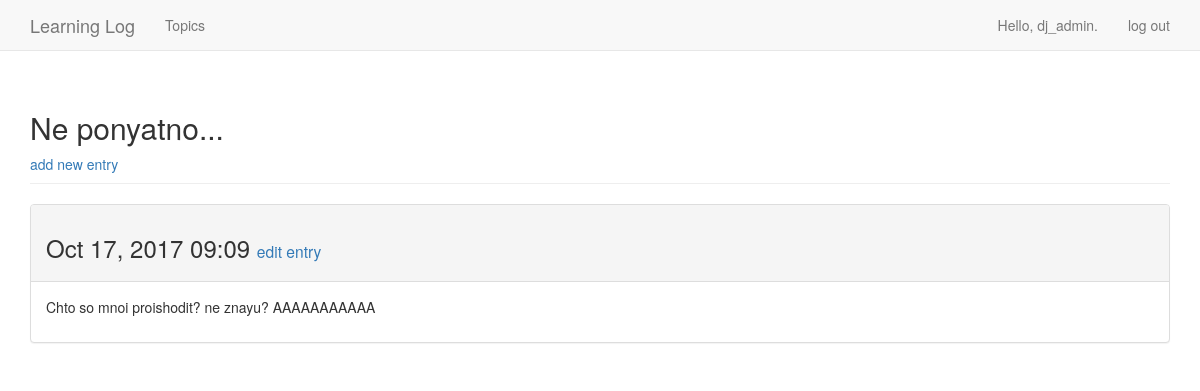
Page /topics/8/ (signed in) on the committed database.
### learning_logs/models.py (models this page shows, shortened)
class Topic(models.Model):
	text = models.CharField(max_length=200)
	date_added = models.DateTimeField(auto_now_add=True)
	owner = models.ForeignKey(User)
	def __str__(self):
		return self.text

class Entry(models.Model):
	topic = models.ForeignKey(Topic)
	text = models.TextField()
	date_added = models.DateTimeField(auto_now_add=True)
	class Meta:
		verbose_name_plural='entries'

### learning_logs/views.py (the view)
# urls.py: url(r'^topics/(?P<topic_id>\d+)/$', views.topic, name='topic'),
@login_required
def topic(request, topic_id):
	topic = Topic.objects.get(id=topic_id)
	check_topic_owner(request, topic)
	entries = topic.entry_set.order_by('-date_added')
	context = {'topic': topic, 'entries': entries}
	return render(request, 'learning_logs/topic.html', context)

### learning_logs/views.py (called while the page is built)
def check_topic_owner(request, topic):
    if topic.owner != request.user:
    	raise Http404

### learning_logs/templates/learning_logs/topic.html
{%extends "learning_logs/base.html"%}
{% block header %}
	<h2>{{ topic }}</h2>
	<a href="{% url 'learning_logs:new_entry' topic.id%}">add new entry</a>
{% endblock header %}
{%block content%}
{%for entry in entries%}
	<div class="panel panel-default">
		<div class="panel-heading">
			<h3>
				{{entry.date_added|date:'M d, Y H:i'}}
				<small>
						<a href="{% url 'learning_logs:edit_entry' entry.id %}">edit entry</a>
				</small>
			</h3>
		</div>
		<div class="panel-body">
			{{entry.text|linebreaks}}
		</div>
	</div>
{%empty%}
		There are no entries for this topic yet.
{%endfor%}
{%endblock content%}

### learning_logs/templates/learning_logs/base.html (shortened to what this page needs)
{% load bootstrap3 %}
<!DOCTYPE html>
<html lang="en">
		<head>
		{% bootstrap_css %}
		</head>
		<body>
			<nav class="navbar navbar-default navbar-static-top">
				<div class="container">
					<div class="navbar-header">
					<a class="navbar-brand" href="{% url 'learning_logs:index' %}">
						Learning Log
					</a>
				</div>
				<div id="navbar" class="navbar-collapse collapse">
					<ul class="nav navbar-nav">
						<li><a href="{% url 'learning_logs:topics' %}">Topics</a></li>
					</ul>
					<ul class="nav navbar-nav navbar-right">
						{% if user.is_authenticated %}
							<li><a>Hello, {{ user.username }}.</a></li>
							<li><a href="{% url 'users:logout' %}">log out</a></li>
						{% else %}
							<li><a href="{% url 'users:register' %}">Register</a></li>
							<li><a href="{% url 'users:login' %}">log in</a></li>
						{% endif %}
					</ul>
				</div>
			</div>
			</nav>
			<div class="container">
				<div class="page-header">
					{% block header %}{% endblock header %}
				</div>
				<div>
					{% block content %}{% endblock content %}
				</div>
			</div>
		</body>
</html>

### rows in the picture
Topic: text "Ne ponyatno..."
Entry: date_added "Oct 17, 2017 09:09", text "Chto so mnoi proishodit? ne znayu? AAAAAAAAAAA"

### other values in the picture
{{ user.username }} "dj_admin"
